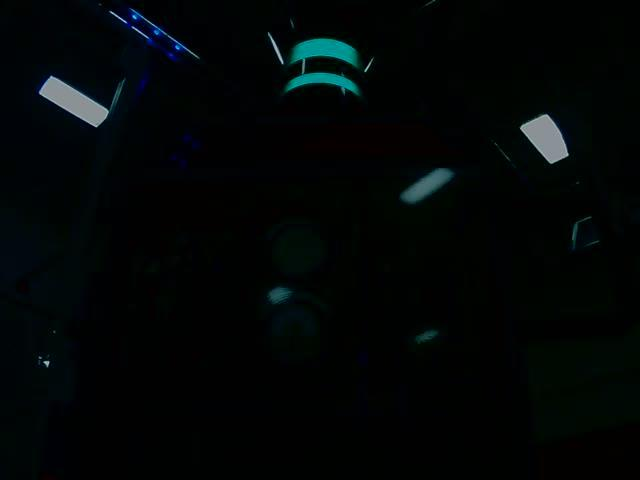
#> input picture Assignments/Examples/vision/1ftH4ftD1Angle0Brightness.jpg, 640 x 480 px
$ python -i bkpGripPipeline.py   (imports and definitions only)   (older library calls are emulated)
#> lines starting #> are read from the running program, lines starting #| are printed output that depends on the picture; after the words box and inside, x2 and y2 are one past the last pixel; in counts of white or black regions, pixels touching at a corner belong together
#> further down, picture is the input picture: shape (480, 640, 3); mean B, G, R 6.3, 6.2, 2.4
import cv2
import numpy
import math
from enum import Enum

class GripPipeline:
    """
    An OpenCV pipeline generated by GRIP.
    """

    def __init__(self):
        """initializes all values to presets or None if need to be set
        """

        self.__cv_resize_dsize = (0, 0)
        self.__cv_resize_fx = 0.5
        self.__cv_resize_fy = 0.5
        self.__cv_resize_interpolation = cv2.INTER_LINEAR

        self.cv_resize_output = None

        self.__hsl_threshold_input = self.cv_resize_output
        self.__hsl_threshold_hue = [51.798561151079134, 89.38566552901025]
        self.__hsl_threshold_saturation = [25.22482014388489, 104.87201365187711]
        self.__hsl_threshold_luminance = [121.53776978417265, 185.3754266211604]

        self.hsl_threshold_output = None

        self.__find_contours_input = self.hsl_threshold_output
        self.__find_contours_external_only = False

        self.find_contours_output = None

        self.__filter_contours_contours = self.find_contours_output
        self.__filter_contours_min_area = 20.0
        self.__filter_contours_min_perimeter = 33.0
        self.__filter_contours_min_width = 1.0
        self.__filter_contours_max_width = 1000.0
        self.__filter_contours_min_height = 5.0
        self.__filter_contours_max_height = 100.0
        self.__filter_contours_solidity = [52.6978417266187, 100.0]
        self.__filter_contours_max_vertices = 100.0
        self.__filter_contours_min_vertices = 4.0
        self.__filter_contours_min_ratio = 0.0
        self.__filter_contours_max_ratio = 100.0

        self.filter_contours_output = None


    def process(self, source0):
        """
        Runs the pipeline and sets all outputs to new values.
        """
        # Step CV_resize0:
        self.__cv_resize_src = source0
        (self.cv_resize_output) = self.__cv_resize(self.__cv_resize_src, self.__cv_resize_dsize, self.__cv_resize_fx, self.__cv_resize_fy, self.__cv_resize_interpolation)

        # Step HSL_Threshold0:
        self.__hsl_threshold_input = self.cv_resize_output
        (self.hsl_threshold_output) = self.__hsl_threshold(self.__hsl_threshold_input, self.__hsl_threshold_hue, self.__hsl_threshold_saturation, self.__hsl_threshold_luminance)

        # Step Find_Contours0:
        self.__find_contours_input = self.hsl_threshold_output
        (self.find_contours_output) = self.__find_contours(self.__find_contours_input, self.__find_contours_external_only)

        # Step Filter_Contours0:
        self.__filter_contours_contours = self.find_contours_output
        (self.filter_contours_output) = self.__filter_contours(self.__filter_contours_contours, self.__filter_contours_min_area, self.__filter_contours_min_perimeter, self.__filter_contours_min_width, self.__filter_contours_max_width, self.__filter_contours_min_height, self.__filter_contours_max_height, self.__filter_contours_solidity, self.__filter_contours_max_vertices, self.__filter_contours_min_vertices, self.__filter_contours_min_ratio, self.__filter_contours_max_ratio)


    @staticmethod
    def __cv_resize(src, d_size, fx, fy, interpolation):
        """Resizes an Image.
        Args:
            src: A numpy.ndarray.
            d_size: Size to set the image.
            fx: The scale factor for the x.
            fy: The scale factor for the y.
            interpolation: Opencv enum for the type of interpolation.
        Returns:
            A resized numpy.ndarray.
        """
#> called with d_size = (0, 0), fx = 0.5, fy = 0.5, interpolation = 1
        return cv2.resize(src, d_size, fx=fx, fy=fy, interpolation=interpolation)

    @staticmethod
    def __hsl_threshold(input, hue, sat, lum):
        """Segment an image based on hue, saturation, and luminance ranges.
        Args:
            input: A BGR numpy.ndarray.
            hue: A list of two numbers the are the min and max hue.
            sat: A list of two numbers the are the min and max saturation.
            lum: A list of two numbers the are the min and max luminance.
        Returns:
            A black and white numpy.ndarray.
        """
        out = cv2.cvtColor(input, cv2.COLOR_BGR2HLS)
#> out: shape (240, 320, 3); mean of channels 0, 1, 2 70, 4.9, 195.3
        return cv2.inRange(out, (hue[0], lum[0], sat[0]),  (hue[1], lum[1], sat[1]))
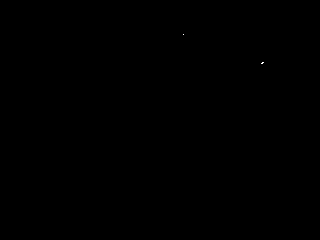
#> returned value: shape (240, 320); 0.01% white in thin lines or dots, all inside (x1, y1, x2, y2) = (183, 34, 264, 64)

    @staticmethod
    def __find_contours(input, external_only):
        """Sets the values of pixels in a binary image to their distance to the nearest black pixel.
        Args:
            input: A numpy.ndarray.
            external_only: A boolean. If true only external contours are found.
        Return:
            A list of numpy.ndarray where each one represents a contour.
        """
        if(external_only):
            mode = cv2.RETR_EXTERNAL
        else:
            mode = cv2.RETR_LIST
        method = cv2.CHAIN_APPROX_SIMPLE
        im2, contours, hierarchy =cv2.findContours(input, mode=mode, method=method)
        return contours

    @staticmethod
    def __filter_contours(input_contours, min_area, min_perimeter, min_width, max_width,
                        min_height, max_height, solidity, max_vertex_count, min_vertex_count,
                        min_ratio, max_ratio):
        """Filters out contours that do not meet certain criteria.
        Args:
            input_contours: Contours as a list of numpy.ndarray.
            min_area: The minimum area of a contour that will be kept.
            min_perimeter: The minimum perimeter of a contour that will be kept.
            min_width: Minimum width of a contour.
            max_width: MaxWidth maximum width.
            min_height: Minimum height.
            max_height: Maximimum height.
            solidity: The minimum and maximum solidity of a contour.
            min_vertex_count: Minimum vertex Count of the contours.
            max_vertex_count: Maximum vertex Count.
            min_ratio: Minimum ratio of width to height.
            max_ratio: Maximum ratio of width to height.
        Returns:
            Contours as a list of numpy.ndarray.
        """
#> called with min_area = 20, min_perimeter = 33, min_width = 1, max_width = 1000, min_height = 5, max_height = 100, max_vertex_count = 100, min_vertex_count = 4
        output = []
        for contour in input_contours:
            x,y,w,h = cv2.boundingRect(contour)
            if (w < min_width or w > max_width):
                continue
            if (h < min_height or h > max_height):
                continue
            area = cv2.contourArea(contour)
            if (area < min_area):
                continue
            if (cv2.arcLength(contour, True) < min_perimeter):
                continue
            hull = cv2.convexHull(contour)
            solid = 100 * area / cv2.contourArea(hull)
            if (solid < solidity[0] or solid > solidity[1]):
                continue
            if (len(contour) < min_vertex_count or len(contour) > max_vertex_count):
                continue
            ratio = (float)(w) / h
            if (ratio < min_ratio or ratio > max_ratio):
                continue
            output.append(contour)
        return output

>>> import cv2
>>> picture = cv2.imread('../Examples/vision/1ftH4ftD1Angle0Brightness.jpg')
>>> result = GripPipeline().process(picture)
